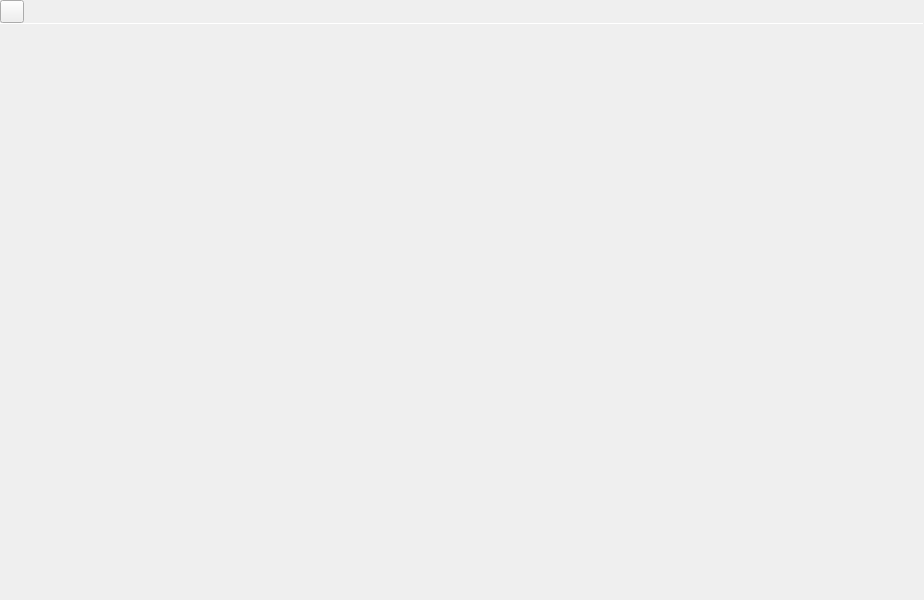
<?xml version="1.0" encoding="UTF-8"?>
<ui version="4.0">
 <class>MainWindow</class>
 <widget class="QMainWindow" name="MainWindow">
  <property name="geometry">
   <rect>
    <x>0</x>
    <y>0</y>
    <width>924</width>
    <height>600</height>
   </rect>
  </property>
  <property name="windowTitle">
   <string>theFile</string>
  </property>
  <property name="windowIcon">
   <iconset theme="thefile" resource="resources.qrc">
    <normaloff>:/icons/thefile.svg</normaloff>:/icons/thefile.svg</iconset>
  </property>
  <widget class="QWidget" name="centralwidget">
   <property name="autoFillBackground">
    <bool>true</bool>
   </property>
   <layout class="QVBoxLayout" name="verticalLayout">
    <property name="spacing">
     <number>0</number>
    </property>
    <property name="leftMargin">
     <number>0</number>
    </property>
    <property name="topMargin">
     <number>0</number>
    </property>
    <property name="rightMargin">
     <number>0</number>
    </property>
    <property name="bottomMargin">
     <number>0</number>
    </property>
    <item>
     <widget class="QWidget" name="topWidget" native="true">
      <property name="autoFillBackground">
       <bool>true</bool>
      </property>
      <layout class="QHBoxLayout" name="horizontalLayout">
       <property name="spacing">
        <number>0</number>
       </property>
       <property name="leftMargin">
        <number>0</number>
       </property>
       <property name="topMargin">
        <number>0</number>
       </property>
       <property name="rightMargin">
        <number>0</number>
       </property>
       <property name="bottomMargin">
        <number>0</number>
       </property>
       <item>
        <layout class="QHBoxLayout" name="leftCsdLayout">
         <property name="spacing">
          <number>0</number>
         </property>
        </layout>
       </item>
       <item>
        <widget class="QToolButton" name="menuButton">
         <property name="sizePolicy">
          <sizepolicy hsizetype="Preferred" vsizetype="Preferred">
           <horstretch>0</horstretch>
           <verstretch>0</verstretch>
          </sizepolicy>
         </property>
         <property name="text">
          <string/>
         </property>
         <property name="icon">
          <iconset theme="thefile" resource="resources.qrc">
           <normaloff>:/icons/thefile.svg</normaloff>:/icons/thefile.svg</iconset>
         </property>
         <property name="popupMode">
          <enum>QToolButton::InstantPopup</enum>
         </property>
        </widget>
       </item>
       <item>
        <layout class="QHBoxLayout" name="tabsLayout"/>
       </item>
       <item>
        <spacer name="horizontalSpacer">
         <property name="orientation">
          <enum>Qt::Horizontal</enum>
         </property>
         <property name="sizeHint" stdset="0">
          <size>
           <width>40</width>
           <height>20</height>
          </size>
         </property>
        </spacer>
       </item>
       <item>
        <layout class="QHBoxLayout" name="jobButtonLayout"/>
       </item>
       <item>
        <layout class="QHBoxLayout" name="rightCsdLayout">
         <property name="spacing">
          <number>0</number>
         </property>
        </layout>
       </item>
      </layout>
     </widget>
    </item>
    <item>
     <widget class="Line" name="line">
      <property name="maximumSize">
       <size>
        <width>16777215</width>
        <height>1</height>
       </size>
      </property>
      <property name="orientation">
       <enum>Qt::Horizontal</enum>
      </property>
     </widget>
    </item>
    <item>
     <widget class="tStackedWidget" name="stackedWidget"/>
    </item>
   </layout>
  </widget>
  <action name="actionExit">
   <property name="icon">
    <iconset theme="application-exit">
     <normaloff>.</normaloff>.</iconset>
   </property>
   <property name="text">
    <string>Exit</string>
   </property>
   <property name="shortcut">
    <string>Ctrl+Q</string>
   </property>
  </action>
  <action name="actionNewTab">
   <property name="icon">
    <iconset theme="tab-new">
     <normaloff>.</normaloff>.</iconset>
   </property>
   <property name="text">
    <string>New Tab</string>
   </property>
   <property name="shortcut">
    <string>Ctrl+T</string>
   </property>
  </action>
  <action name="actionCloseTab">
   <property name="icon">
    <iconset theme="tab-close">
     <normaloff>.</normaloff>.</iconset>
   </property>
   <property name="text">
    <string>Close Tab</string>
   </property>
   <property name="shortcut">
    <string>Ctrl+W</string>
   </property>
  </action>
  <action name="actionShowHiddenFiles">
   <property name="checkable">
    <bool>true</bool>
   </property>
   <property name="text">
    <string>Show Hidden Files</string>
   </property>
   <property name="shortcut">
    <string>Ctrl+H</string>
   </property>
  </action>
  <action name="actionGo">
   <property name="icon">
    <iconset theme="go-jump">
     <normaloff>.</normaloff>.</iconset>
   </property>
   <property name="text">
    <string>Go</string>
   </property>
   <property name="shortcut">
    <string>Ctrl+L</string>
   </property>
  </action>
  <action name="actionCopy">
   <property name="icon">
    <iconset theme="edit-copy"/>
   </property>
   <property name="text">
    <string>Copy</string>
   </property>
   <property name="shortcut">
    <string>Ctrl+C</string>
   </property>
  </action>
  <action name="actionCut">
   <property name="icon">
    <iconset theme="edit-cut"/>
   </property>
   <property name="text">
    <string>Cut</string>
   </property>
   <property name="shortcut">
    <string>Ctrl+X</string>
   </property>
  </action>
  <action name="actionPaste">
   <property name="icon">
    <iconset theme="edit-paste"/>
   </property>
   <property name="text">
    <string>Paste</string>
   </property>
   <property name="shortcut">
    <string>Ctrl+V</string>
   </property>
  </action>
  <action name="actionMove_to_Trash">
   <property name="icon">
    <iconset theme="edit-delete"/>
   </property>
   <property name="text">
    <string>Move to Trash</string>
   </property>
   <property name="shortcut">
    <string>Del</string>
   </property>
  </action>
  <action name="actionSelect_All">
   <property name="icon">
    <iconset theme="edit-select-all"/>
   </property>
   <property name="text">
    <string>Select All</string>
   </property>
   <property name="shortcut">
    <string>Ctrl+A</string>
   </property>
  </action>
  <action name="actionNew_Window">
   <property name="icon">
    <iconset theme="window-new"/>
   </property>
   <property name="text">
    <string>New Window</string>
   </property>
   <property name="shortcut">
    <string>Ctrl+N</string>
   </property>
  </action>
  <action name="actionNew_Folder">
   <property name="icon">
    <iconset theme="folder-new"/>
   </property>
   <property name="text">
    <string>New Folder</string>
   </property>
   <property name="shortcut">
    <string>Ctrl+Shift+N</string>
   </property>
  </action>
 </widget>
 <customwidgets>
  <customwidget>
   <class>tStackedWidget</class>
   <extends>QStackedWidget</extends>
   <header location="global">tstackedwidget.h</header>
   <container>1</container>
   <slots>
    <signal>switchingFrame(int)</signal>
   </slots>
  </customwidget>
 </customwidgets>
 <resources>
  <include location="resources.qrc"/>
 </resources>
 <connections/>
</ui>
